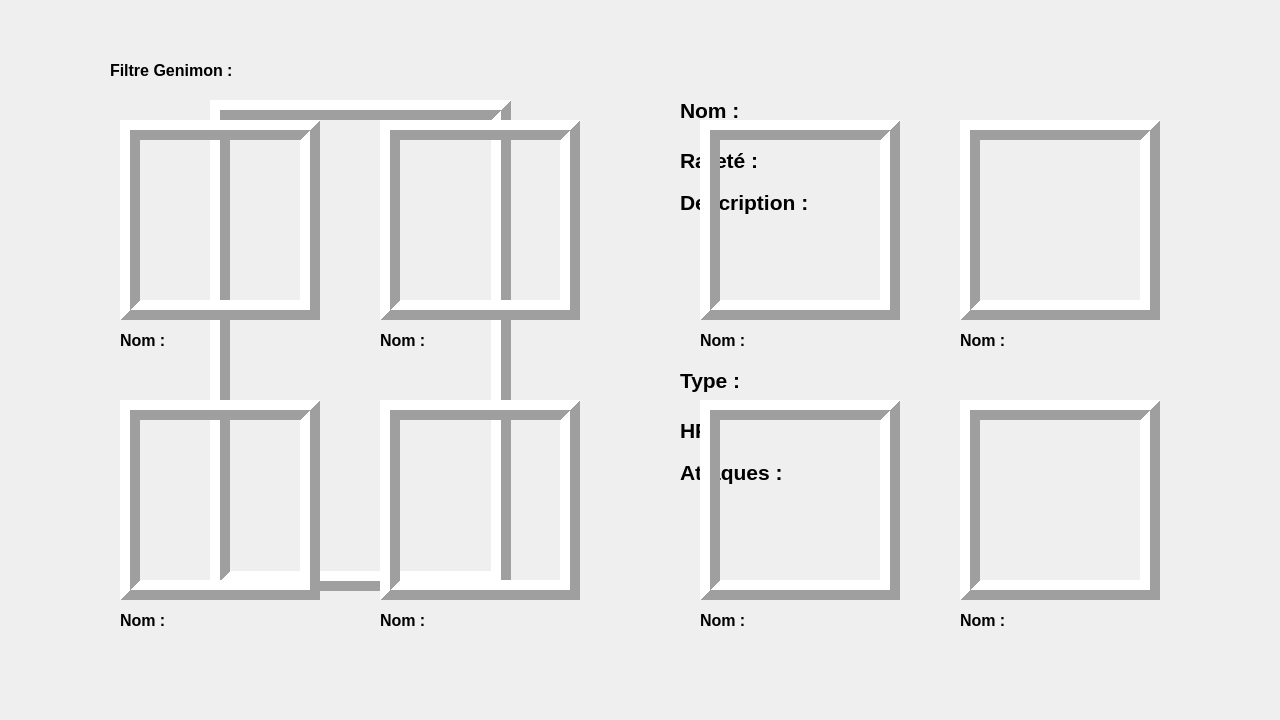
<?xml version="1.0" encoding="UTF-8"?>
<ui version="4.0">
 <class>Genidex</class>
 <widget class="QWidget" name="Genidex">
  <property name="geometry">
   <rect>
    <x>0</x>
    <y>0</y>
    <width>1280</width>
    <height>720</height>
   </rect>
  </property>
  <property name="windowTitle">
   <string>Form</string>
  </property>
  <property name="autoFillBackground">
   <bool>false</bool>
  </property>
  <widget class="QLabel" name="BackGround">
   <property name="geometry">
    <rect>
     <x>-5</x>
     <y>-35</y>
     <width>1300</width>
     <height>800</height>
    </rect>
   </property>
   <property name="autoFillBackground">
    <bool>true</bool>
   </property>
   <property name="text">
    <string/>
   </property>
   <property name="pixmap">
    <pixmap resource="Image.qrc">:/Decor/Image_Qt/Decor/Livre2D_V2.png</pixmap>
   </property>
   <property name="scaledContents">
    <bool>true</bool>
   </property>
  </widget>
  <widget class="QLabel" name="Genimon">
   <property name="geometry">
    <rect>
     <x>210</x>
     <y>100</y>
     <width>301</width>
     <height>491</height>
    </rect>
   </property>
   <property name="frameShape">
    <enum>QFrame::Shape::Box</enum>
   </property>
   <property name="frameShadow">
    <enum>QFrame::Shadow::Raised</enum>
   </property>
   <property name="lineWidth">
    <number>10</number>
   </property>
   <property name="midLineWidth">
    <number>0</number>
   </property>
   <property name="text">
    <string/>
   </property>
  </widget>
  <widget class="QLabel" name="Nom">
   <property name="geometry">
    <rect>
     <x>680</x>
     <y>90</y>
     <width>500</width>
     <height>41</height>
    </rect>
   </property>
   <property name="font">
    <font>
     <pointsize>16</pointsize>
     <bold>true</bold>
    </font>
   </property>
   <property name="text">
    <string>Nom :</string>
   </property>
  </widget>
  <widget class="QLabel" name="Rarete">
   <property name="geometry">
    <rect>
     <x>680</x>
     <y>140</y>
     <width>500</width>
     <height>41</height>
    </rect>
   </property>
   <property name="font">
    <font>
     <pointsize>16</pointsize>
     <bold>true</bold>
    </font>
   </property>
   <property name="text">
    <string>Rareté :</string>
   </property>
  </widget>
  <widget class="QLabel" name="Description">
   <property name="geometry">
    <rect>
     <x>680</x>
     <y>190</y>
     <width>500</width>
     <height>150</height>
    </rect>
   </property>
   <property name="font">
    <font>
     <pointsize>16</pointsize>
     <bold>true</bold>
    </font>
   </property>
   <property name="autoFillBackground">
    <bool>false</bool>
   </property>
   <property name="text">
    <string>Description : </string>
   </property>
   <property name="alignment">
    <set>Qt::AlignmentFlag::AlignLeading|Qt::AlignmentFlag::AlignLeft|Qt::AlignmentFlag::AlignTop</set>
   </property>
   <property name="wordWrap">
    <bool>true</bool>
   </property>
  </widget>
  <widget class="QLabel" name="Type">
   <property name="geometry">
    <rect>
     <x>680</x>
     <y>360</y>
     <width>500</width>
     <height>41</height>
    </rect>
   </property>
   <property name="font">
    <font>
     <pointsize>16</pointsize>
     <bold>true</bold>
    </font>
   </property>
   <property name="text">
    <string>Type :</string>
   </property>
  </widget>
  <widget class="QLabel" name="HP">
   <property name="geometry">
    <rect>
     <x>680</x>
     <y>410</y>
     <width>500</width>
     <height>41</height>
    </rect>
   </property>
   <property name="font">
    <font>
     <pointsize>16</pointsize>
     <bold>true</bold>
    </font>
   </property>
   <property name="text">
    <string>HP :</string>
   </property>
  </widget>
  <widget class="QLabel" name="Attaque">
   <property name="geometry">
    <rect>
     <x>680</x>
     <y>460</y>
     <width>500</width>
     <height>150</height>
    </rect>
   </property>
   <property name="font">
    <font>
     <pointsize>16</pointsize>
     <bold>true</bold>
    </font>
   </property>
   <property name="text">
    <string>Attaques :</string>
   </property>
   <property name="alignment">
    <set>Qt::AlignmentFlag::AlignLeading|Qt::AlignmentFlag::AlignLeft|Qt::AlignmentFlag::AlignTop</set>
   </property>
  </widget>
  <widget class="QLabel" name="Genimon1">
   <property name="geometry">
    <rect>
     <x>120</x>
     <y>120</y>
     <width>200</width>
     <height>200</height>
    </rect>
   </property>
   <property name="frameShape">
    <enum>QFrame::Shape::Box</enum>
   </property>
   <property name="frameShadow">
    <enum>QFrame::Shadow::Raised</enum>
   </property>
   <property name="lineWidth">
    <number>10</number>
   </property>
   <property name="midLineWidth">
    <number>0</number>
   </property>
   <property name="text">
    <string/>
   </property>
  </widget>
  <widget class="QLabel" name="Genimon2">
   <property name="geometry">
    <rect>
     <x>380</x>
     <y>120</y>
     <width>200</width>
     <height>200</height>
    </rect>
   </property>
   <property name="frameShape">
    <enum>QFrame::Shape::Box</enum>
   </property>
   <property name="frameShadow">
    <enum>QFrame::Shadow::Raised</enum>
   </property>
   <property name="lineWidth">
    <number>10</number>
   </property>
   <property name="midLineWidth">
    <number>0</number>
   </property>
   <property name="text">
    <string/>
   </property>
  </widget>
  <widget class="QLabel" name="Genimon5">
   <property name="geometry">
    <rect>
     <x>120</x>
     <y>400</y>
     <width>200</width>
     <height>200</height>
    </rect>
   </property>
   <property name="frameShape">
    <enum>QFrame::Shape::Box</enum>
   </property>
   <property name="frameShadow">
    <enum>QFrame::Shadow::Raised</enum>
   </property>
   <property name="lineWidth">
    <number>10</number>
   </property>
   <property name="midLineWidth">
    <number>0</number>
   </property>
   <property name="text">
    <string/>
   </property>
  </widget>
  <widget class="QLabel" name="Genimon6">
   <property name="geometry">
    <rect>
     <x>380</x>
     <y>400</y>
     <width>200</width>
     <height>200</height>
    </rect>
   </property>
   <property name="frameShape">
    <enum>QFrame::Shape::Box</enum>
   </property>
   <property name="frameShadow">
    <enum>QFrame::Shadow::Raised</enum>
   </property>
   <property name="lineWidth">
    <number>10</number>
   </property>
   <property name="midLineWidth">
    <number>0</number>
   </property>
   <property name="text">
    <string/>
   </property>
  </widget>
  <widget class="QLabel" name="Genimon3">
   <property name="geometry">
    <rect>
     <x>700</x>
     <y>120</y>
     <width>200</width>
     <height>200</height>
    </rect>
   </property>
   <property name="frameShape">
    <enum>QFrame::Shape::Box</enum>
   </property>
   <property name="frameShadow">
    <enum>QFrame::Shadow::Raised</enum>
   </property>
   <property name="lineWidth">
    <number>10</number>
   </property>
   <property name="midLineWidth">
    <number>0</number>
   </property>
   <property name="text">
    <string/>
   </property>
  </widget>
  <widget class="QLabel" name="Genimon4">
   <property name="geometry">
    <rect>
     <x>960</x>
     <y>120</y>
     <width>200</width>
     <height>200</height>
    </rect>
   </property>
   <property name="frameShape">
    <enum>QFrame::Shape::Box</enum>
   </property>
   <property name="frameShadow">
    <enum>QFrame::Shadow::Raised</enum>
   </property>
   <property name="lineWidth">
    <number>10</number>
   </property>
   <property name="midLineWidth">
    <number>0</number>
   </property>
   <property name="text">
    <string/>
   </property>
  </widget>
  <widget class="QLabel" name="Genimon7">
   <property name="geometry">
    <rect>
     <x>700</x>
     <y>400</y>
     <width>200</width>
     <height>200</height>
    </rect>
   </property>
   <property name="frameShape">
    <enum>QFrame::Shape::Box</enum>
   </property>
   <property name="frameShadow">
    <enum>QFrame::Shadow::Raised</enum>
   </property>
   <property name="lineWidth">
    <number>10</number>
   </property>
   <property name="midLineWidth">
    <number>0</number>
   </property>
   <property name="text">
    <string/>
   </property>
  </widget>
  <widget class="QLabel" name="Genimon8">
   <property name="geometry">
    <rect>
     <x>960</x>
     <y>400</y>
     <width>200</width>
     <height>200</height>
    </rect>
   </property>
   <property name="frameShape">
    <enum>QFrame::Shape::Box</enum>
   </property>
   <property name="frameShadow">
    <enum>QFrame::Shadow::Raised</enum>
   </property>
   <property name="lineWidth">
    <number>10</number>
   </property>
   <property name="midLineWidth">
    <number>0</number>
   </property>
   <property name="text">
    <string/>
   </property>
  </widget>
  <widget class="QLabel" name="Nom1">
   <property name="geometry">
    <rect>
     <x>120</x>
     <y>320</y>
     <width>201</width>
     <height>41</height>
    </rect>
   </property>
   <property name="font">
    <font>
     <pointsize>12</pointsize>
     <bold>true</bold>
    </font>
   </property>
   <property name="text">
    <string>Nom :</string>
   </property>
  </widget>
  <widget class="QLabel" name="Nom2">
   <property name="geometry">
    <rect>
     <x>380</x>
     <y>320</y>
     <width>201</width>
     <height>41</height>
    </rect>
   </property>
   <property name="font">
    <font>
     <pointsize>12</pointsize>
     <bold>true</bold>
    </font>
   </property>
   <property name="text">
    <string>Nom :</string>
   </property>
  </widget>
  <widget class="QLabel" name="Nom3">
   <property name="geometry">
    <rect>
     <x>700</x>
     <y>320</y>
     <width>201</width>
     <height>41</height>
    </rect>
   </property>
   <property name="font">
    <font>
     <pointsize>12</pointsize>
     <bold>true</bold>
    </font>
   </property>
   <property name="text">
    <string>Nom :</string>
   </property>
  </widget>
  <widget class="QLabel" name="Nom4">
   <property name="geometry">
    <rect>
     <x>960</x>
     <y>320</y>
     <width>201</width>
     <height>41</height>
    </rect>
   </property>
   <property name="font">
    <font>
     <pointsize>12</pointsize>
     <bold>true</bold>
    </font>
   </property>
   <property name="text">
    <string>Nom :</string>
   </property>
  </widget>
  <widget class="QLabel" name="Nom5">
   <property name="geometry">
    <rect>
     <x>120</x>
     <y>600</y>
     <width>201</width>
     <height>41</height>
    </rect>
   </property>
   <property name="font">
    <font>
     <pointsize>12</pointsize>
     <bold>true</bold>
    </font>
   </property>
   <property name="text">
    <string>Nom :</string>
   </property>
  </widget>
  <widget class="QLabel" name="Nom6">
   <property name="geometry">
    <rect>
     <x>380</x>
     <y>600</y>
     <width>201</width>
     <height>41</height>
    </rect>
   </property>
   <property name="font">
    <font>
     <pointsize>12</pointsize>
     <bold>true</bold>
    </font>
   </property>
   <property name="text">
    <string>Nom :</string>
   </property>
  </widget>
  <widget class="QLabel" name="Nom7">
   <property name="geometry">
    <rect>
     <x>700</x>
     <y>600</y>
     <width>201</width>
     <height>41</height>
    </rect>
   </property>
   <property name="font">
    <font>
     <pointsize>12</pointsize>
     <bold>true</bold>
    </font>
   </property>
   <property name="text">
    <string>Nom :</string>
   </property>
  </widget>
  <widget class="QLabel" name="Nom8">
   <property name="geometry">
    <rect>
     <x>960</x>
     <y>600</y>
     <width>201</width>
     <height>41</height>
    </rect>
   </property>
   <property name="font">
    <font>
     <pointsize>12</pointsize>
     <bold>true</bold>
    </font>
   </property>
   <property name="text">
    <string>Nom :</string>
   </property>
  </widget>
  <widget class="QLabel" name="Filtre">
   <property name="geometry">
    <rect>
     <x>110</x>
     <y>50</y>
     <width>201</width>
     <height>41</height>
    </rect>
   </property>
   <property name="font">
    <font>
     <pointsize>12</pointsize>
     <bold>true</bold>
    </font>
   </property>
   <property name="text">
    <string>Filtre Genimon :</string>
   </property>
  </widget>
 </widget>
 <resources>
  <include location="Image.qrc"/>
 </resources>
 <connections/>
</ui>
